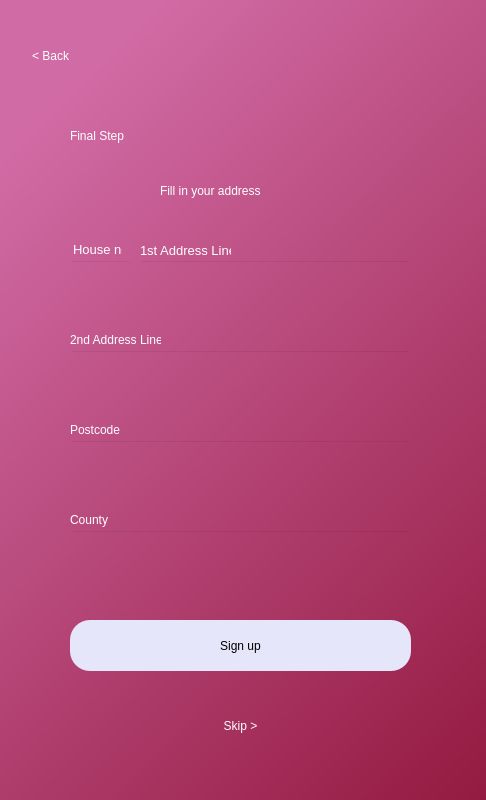
<?xml version="1.0" encoding="UTF-8"?>
<ui version="4.0">
 <class>Dialog</class>
 <widget class="QDialog" name="Dialog">
  <property name="geometry">
   <rect>
    <x>0</x>
    <y>0</y>
    <width>486</width>
    <height>800</height>
   </rect>
  </property>
  <property name="minimumSize">
   <size>
    <width>486</width>
    <height>800</height>
   </size>
  </property>
  <property name="maximumSize">
   <size>
    <width>486</width>
    <height>800</height>
   </size>
  </property>
  <property name="windowTitle">
   <string>Dialog</string>
  </property>
  <widget class="QWidget" name="bgwidget" native="true">
   <property name="geometry">
    <rect>
     <x>0</x>
     <y>0</y>
     <width>851</width>
     <height>821</height>
    </rect>
   </property>
   <property name="styleSheet">
    <string notr="true">QWidget#bgwidget{
background-color:qlineargradient(spread:pad, x1:0.091, y1:0.101636, x2:0.991379, y2:0.977, stop:0 rgba(209, 107, 165, 255), stop:1 rgba(128, 0, 32, 255));}</string>
   </property>
   <widget class="QLabel" name="label">
    <property name="geometry">
     <rect>
      <x>70</x>
      <y>90</y>
      <width>341</width>
      <height>91</height>
     </rect>
    </property>
    <property name="styleSheet">
     <string notr="true">font: 72pt &quot;MS Shell Dlg 2&quot;; color:rgb(255, 255, 255)</string>
    </property>
    <property name="text">
     <string>Final Step</string>
    </property>
   </widget>
   <widget class="QLabel" name="label_2">
    <property name="geometry">
     <rect>
      <x>160</x>
      <y>170</y>
      <width>161</width>
      <height>41</height>
     </rect>
    </property>
    <property name="styleSheet">
     <string notr="true">font: 16pt &quot;MS Shell Dlg 2&quot;;color:rgb(255, 255, 255)</string>
    </property>
    <property name="text">
     <string>Fill in your address</string>
    </property>
   </widget>
   <widget class="QPushButton" name="addsignup">
    <property name="geometry">
     <rect>
      <x>70</x>
      <y>620</y>
      <width>341</width>
      <height>51</height>
     </rect>
    </property>
    <property name="styleSheet">
     <string notr="true">border-radius:20px;
background-color: rgb(230, 230, 250);
font: 14pt &quot;MS Shell Dlg 2&quot;;</string>
    </property>
    <property name="text">
     <string>Sign up</string>
    </property>
   </widget>
   <widget class="QLineEdit" name="addressfield1">
    <property name="geometry">
     <rect>
      <x>140</x>
      <y>260</y>
      <width>271</width>
      <height>51</height>
     </rect>
    </property>
    <property name="styleSheet">
     <string notr="true">background-color:rgba(0,0,0,0);
font: 12pt &quot;MS Shell Dlg 2&quot;;
color:rgb(255, 255, 255);</string>
    </property>
   </widget>
   <widget class="QLineEdit" name="addressfield2">
    <property name="geometry">
     <rect>
      <x>70</x>
      <y>350</y>
      <width>341</width>
      <height>51</height>
     </rect>
    </property>
    <property name="styleSheet">
     <string notr="true">background-color:rgba(0,0,0,0);
font: 12pt &quot;MS Shell Dlg 2&quot;;
color:rgb(255, 255, 255);</string>
    </property>
   </widget>
   <widget class="QLabel" name="label_3">
    <property name="geometry">
     <rect>
      <x>140</x>
      <y>240</y>
      <width>91</width>
      <height>20</height>
     </rect>
    </property>
    <property name="font">
     <font>
      <family>MS Shell Dlg 2</family>
      <pointsize>10</pointsize>
      <weight>50</weight>
      <italic>false</italic>
      <bold>false</bold>
     </font>
    </property>
    <property name="styleSheet">
     <string notr="true">font: 10pt &quot;MS Shell Dlg 2&quot;; color:rgb(255, 255, 255)</string>
    </property>
    <property name="text">
     <string>1st Address Line</string>
    </property>
   </widget>
   <widget class="QLabel" name="label_4">
    <property name="geometry">
     <rect>
      <x>70</x>
      <y>330</y>
      <width>91</width>
      <height>20</height>
     </rect>
    </property>
    <property name="styleSheet">
     <string notr="true">font: 10pt &quot;MS Shell Dlg 2&quot;;color:rgb(255, 255, 255)</string>
    </property>
    <property name="text">
     <string>2nd Address Line</string>
    </property>
   </widget>
   <widget class="QLabel" name="error">
    <property name="geometry">
     <rect>
      <x>70</x>
      <y>540</y>
      <width>341</width>
      <height>20</height>
     </rect>
    </property>
    <property name="styleSheet">
     <string notr="true">font: 12pt &quot;MS Shell Dlg 2&quot;; color:red;</string>
    </property>
    <property name="text">
     <string/>
    </property>
   </widget>
   <widget class="QLabel" name="label_5">
    <property name="geometry">
     <rect>
      <x>70</x>
      <y>420</y>
      <width>141</width>
      <height>20</height>
     </rect>
    </property>
    <property name="styleSheet">
     <string notr="true">font: 10pt &quot;MS Shell Dlg 2&quot;;color:rgb(255, 255, 255)</string>
    </property>
    <property name="text">
     <string>Postcode</string>
    </property>
   </widget>
   <widget class="QLineEdit" name="postcode">
    <property name="geometry">
     <rect>
      <x>70</x>
      <y>440</y>
      <width>341</width>
      <height>51</height>
     </rect>
    </property>
    <property name="styleSheet">
     <string notr="true">background-color:rgba(0,0,0,0);
font: 12pt &quot;MS Shell Dlg 2&quot;;
color:rgb(255, 255, 255);</string>
    </property>
   </widget>
   <widget class="QLabel" name="label_6">
    <property name="geometry">
     <rect>
      <x>70</x>
      <y>510</y>
      <width>141</width>
      <height>20</height>
     </rect>
    </property>
    <property name="styleSheet">
     <string notr="true">font: 10pt &quot;MS Shell Dlg 2&quot;;color:rgb(255, 255, 255)</string>
    </property>
    <property name="text">
     <string>County</string>
    </property>
   </widget>
   <widget class="QLineEdit" name="county">
    <property name="geometry">
     <rect>
      <x>70</x>
      <y>530</y>
      <width>341</width>
      <height>51</height>
     </rect>
    </property>
    <property name="styleSheet">
     <string notr="true">background-color:rgba(0,0,0,0);
font: 12pt &quot;MS Shell Dlg 2&quot;;
color:rgb(255, 255, 255);</string>
    </property>
   </widget>
   <widget class="QLabel" name="a1error">
    <property name="geometry">
     <rect>
      <x>70</x>
      <y>310</y>
      <width>341</width>
      <height>20</height>
     </rect>
    </property>
    <property name="styleSheet">
     <string notr="true">font: 12pt &quot;MS Shell Dlg 2&quot;; color:white;</string>
    </property>
    <property name="text">
     <string/>
    </property>
   </widget>
   <widget class="QLabel" name="a2error">
    <property name="geometry">
     <rect>
      <x>70</x>
      <y>400</y>
      <width>341</width>
      <height>20</height>
     </rect>
    </property>
    <property name="styleSheet">
     <string notr="true">font: 12pt &quot;MS Shell Dlg 2&quot;; color:white;</string>
    </property>
    <property name="text">
     <string/>
    </property>
   </widget>
   <widget class="QLabel" name="postcodeerror">
    <property name="geometry">
     <rect>
      <x>70</x>
      <y>490</y>
      <width>341</width>
      <height>20</height>
     </rect>
    </property>
    <property name="styleSheet">
     <string notr="true">font: 12pt &quot;MS Shell Dlg 2&quot;; color:white;</string>
    </property>
    <property name="text">
     <string/>
    </property>
   </widget>
   <widget class="QLabel" name="countyerror">
    <property name="geometry">
     <rect>
      <x>70</x>
      <y>580</y>
      <width>341</width>
      <height>20</height>
     </rect>
    </property>
    <property name="styleSheet">
     <string notr="true">font: 12pt &quot;MS Shell Dlg 2&quot;; color:white;</string>
    </property>
    <property name="text">
     <string/>
    </property>
   </widget>
   <widget class="QLineEdit" name="houseno">
    <property name="geometry">
     <rect>
      <x>70</x>
      <y>260</y>
      <width>61</width>
      <height>51</height>
     </rect>
    </property>
    <property name="styleSheet">
     <string notr="true">background-color:rgba(0,0,0,0);
font: 12pt &quot;MS Shell Dlg 2&quot;;
color:rgb(255, 255, 255);</string>
    </property>
   </widget>
   <widget class="QLabel" name="label_7">
    <property name="geometry">
     <rect>
      <x>73</x>
      <y>243</y>
      <width>49</width>
      <height>12</height>
     </rect>
    </property>
    <property name="font">
     <font>
      <family>MS Shell Dlg 2</family>
      <pointsize>10</pointsize>
      <weight>50</weight>
      <italic>false</italic>
      <bold>false</bold>
     </font>
    </property>
    <property name="styleSheet">
     <string notr="true">font: 10pt &quot;MS Shell Dlg 2&quot;; color:rgb(255, 255, 255)</string>
    </property>
    <property name="text">
     <string>House no.</string>
    </property>
   </widget>
   <widget class="QPushButton" name="goback">
    <property name="geometry">
     <rect>
      <x>10</x>
      <y>10</y>
      <width>81</width>
      <height>91</height>
     </rect>
    </property>
    <property name="styleSheet">
     <string notr="true">border-radius:20px;
font: 14pt &quot;MS Shell Dlg 2&quot;; color:rgb(255, 255, 255)</string>
    </property>
    <property name="text">
     <string>&lt; Back</string>
    </property>
   </widget>
   <widget class="QPushButton" name="skiptomenu">
    <property name="geometry">
     <rect>
      <x>200</x>
      <y>680</y>
      <width>81</width>
      <height>91</height>
     </rect>
    </property>
    <property name="styleSheet">
     <string notr="true">border-radius:20px;
font: 14pt &quot;MS Shell Dlg 2&quot;; color:rgb(255, 255, 255)</string>
    </property>
    <property name="text">
     <string>Skip &gt;</string>
    </property>
   </widget>
  </widget>
 </widget>
 <tabstops>
  <tabstop>houseno</tabstop>
  <tabstop>addressfield1</tabstop>
  <tabstop>addressfield2</tabstop>
  <tabstop>postcode</tabstop>
  <tabstop>county</tabstop>
  <tabstop>addsignup</tabstop>
  <tabstop>goback</tabstop>
 </tabstops>
 <resources/>
 <connections/>
</ui>
